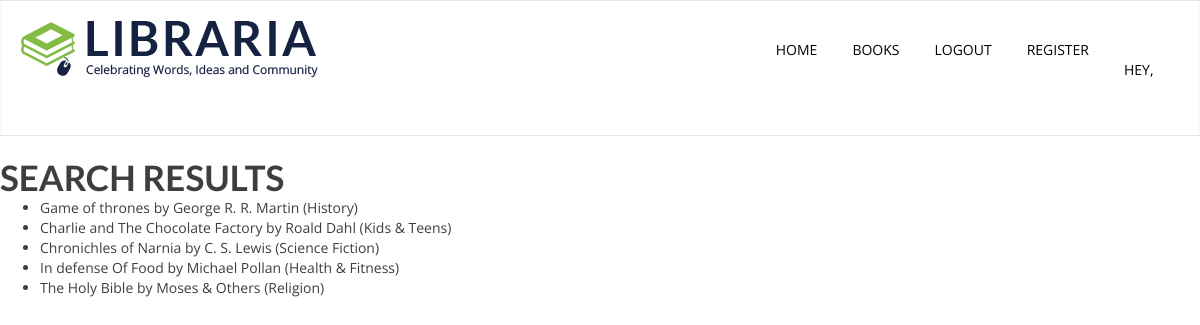
Screenshot of /search/ (signed in) with the database file from the repository.
### library/models.py (models this page shows, shortened)
class Book(models.Model):
    CATEGORY = (
        ('Kids & Teens', 'Kids'),
        ('Science Fiction', 'Sci-Fi'),
        ('History', 'HS'),
        ('Religion', 'RG'),
        ('Health & Fitness', 'HF'),
    )
    title = models.CharField(max_length=255)
    description = models.TextField()
    author = models.CharField(max_length=30)
    publisher = models.CharField(max_length=50)
    price = models.DecimalField(max_digits=7, decimal_places=2)
    category = models.CharField(blank=True, choices=CATEGORY, max_length=20)
    is_available = models.BooleanField(default=True)
    borrowed_by = models.ForeignKey(Customer, on_delete=models.SET_NULL, null=True, blank=True)
    book_picture = models.ImageField(upload_to='profile_pictures/', blank=True, null=True)

### library/views.py (the view)
# urls.py: path('search/', views.search_books, name='search_books'),
def search_books(request):
    books = Book.objects.all()  # Get all books initially
    title = request.GET.get('title')
    author = request.GET.get('author')
    category = request.GET.get('category')
    if title and title != "Search Title":  # Ignore default value
        books = books.filter(title__icontains=title)
    if author and author != "Search Author":  # Ignore default value
        books = books.filter(author__icontains=author)
    if category and category != "All Categories":  # Ignore default value
        books = books.filter(category__icontains=category)
    return render(request, 'library/search_result.html', {'object_list': books})

### templates/library/search_result.html
{% block content %}
    {% if user.is_authenticated %}
        {% include 'includes/usernav.html' %}
    {% else %}
        {% include 'includes/navbar.html' %}
    {% endif %}
{% load static %}
<h1>Search Results</h1>
{% if object_list %}
  <ul>
    {% for book in object_list %}
      <li>{{ book.title }} by {{ book.author }} ({{ book.category }})</li>
    {% endfor %}
  </ul>
{% else %}
  <p>No results found. Please try again with different criteria.</p>
{% endif %}
{% endblock %}

### rows the page displays
Book: title "Game of thrones", author "George R. R. Martin", category "History"
Book: title "Charlie and The Chocolate Factory", author "Roald Dahl", category "Kids & Teens"
Book: title "Chronichles of Narnia", author "C. S. Lewis", category "Science Fiction"
Book: title "In defense Of Food", author "Michael Pollan", category "Health & Fitness"
Book: title "The Holy Bible", author "Moses & Others", category "Religion"
